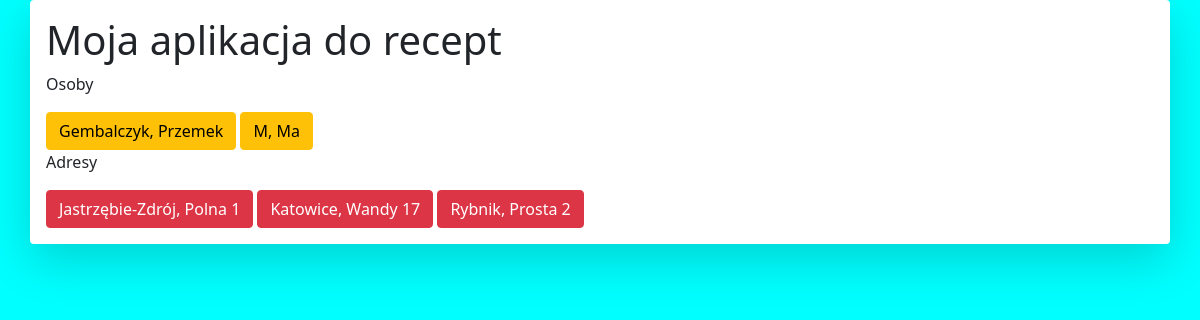
The page /recepta/ on the database its author committed.
### recepta/models.py (models this page shows)
class osoba(models.Model):
    imie = models.CharField(max_length=50)
    nazwisko = models.CharField(max_length=50)
    pesel= models.CharField(max_length=11)
    is_staff=models.BooleanField(default=False)
    specjalizacja=models.CharField(max_length=100)
    adres=models.ForeignKey(adres, on_delete=models.CASCADE)
    def __str__(self):
        return f'{self.nazwisko}, {self.imie}'
    class Meta:
        verbose_name="Osoba"
        verbose_name_plural="Osoby"
        ordering= ("nazwisko",)

class adres(models.Model):
    miasto = models.CharField(max_length=50)
    kod_pocztowy = models.CharField(max_length=6)
    ulica = models.CharField(max_length=250)
    nr_domu = models.CharField(max_length=5)
    nr_mieszkania = models.CharField(max_length=4)
    def __str__(self):
        return f'{self.miasto}, {self.ulica} {self.nr_domu}'
    class Meta:
        verbose_name="Adres"
        verbose_name_plural="Adresy"
        ordering= ("miasto",)

### recepta/views.py (the view)
# urls.py: path('',views.index,name='index'),
def index(request):
    osoby=osoba.objects.all()
    adresy=adres.objects.all()
    context={'tytul':'Moja aplikacja do recept','lista_osob':osoby,'adres':adresy,}
    return render(request,'recepta/index.html',context)

### recepta/templates/recepta/index.html (shortened to what this page needs)
{% extends 'base.html'%}
{% block content %}
    <h1>{{tytul}}</h1>
    <p>Osoby</p>
    {% for osoba in lista_osob %}
    <button type="button" class="btn btn-warning">{{osoba}}</button>
    {% endfor %}
    <p>Adresy</p>
    {% for adr in adres %}
    <button type="button" class="btn btn-danger">{{adr}}</button>
    {% endfor %}
{% endblock %}

### static/static.css (style rules this page uses)
body { background-color:aqua; }

### rows shown on the page
osoba: nazwisko+imie "Gembalczyk, Przemek"
osoba: nazwisko+imie "M, Ma"
adres: miasto+ulica+nr_domu "Jastrzębie-Zdrój, Polna 1"
adres: miasto+ulica+nr_domu "Katowice, Wandy 17"
adres: miasto+ulica+nr_domu "Rybnik, Prosta 2"

### other values the page prints
{{ tytul }} "Moja aplikacja do recept"
